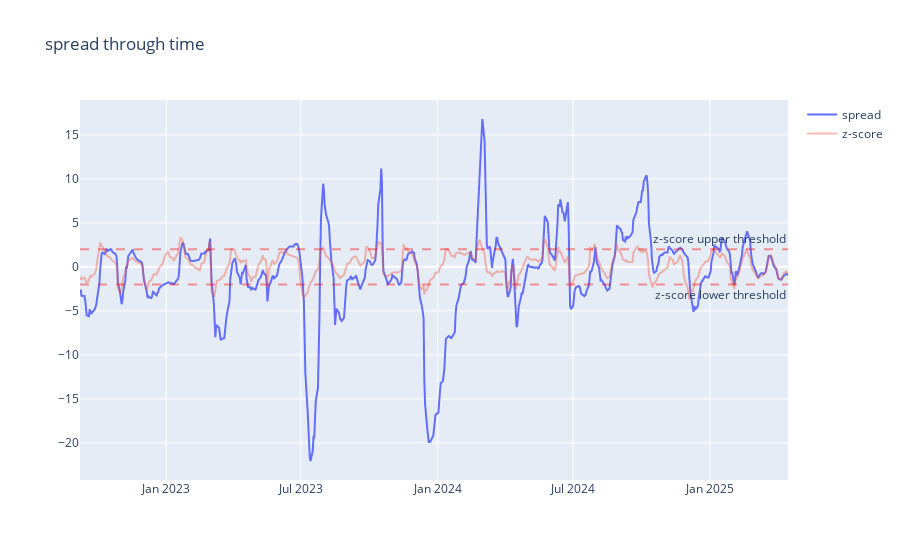

This figure's notebook cell:
### Code cell
from plotly.subplots import make_subplots
import plotly.graph_objects as go

fig = go.Figure()
fig.add_trace(go.Scatter(x=trade_df["timestamp"], y=trade_df["spread"], mode="lines", name=f"spread"))
fig.add_trace(go.Scatter(x=trade_df["timestamp"], y=trade_df["z_score"], mode="lines", name=f"z-score", opacity=0.4))
fig.add_hline(y=2, line_dash="dash", line_color="red", annotation_text="z-score upper threshold", annotation_position="top right", opacity=0.4)
fig.add_hline(y=-2, line_dash="dash", line_color="red", annotation_text="z-score lower threshold", annotation_position="bottom right", opacity=0.4)
fig.update_layout(title="spread through time")
fig.show()
# fig.write_html("html_plot/log_price.html")

### Figure 1 — Plotly figure (JSON) as saved in the notebook; plotly's stock layout.template omitted (floating-point values rounded to 4 significant figures; data arrays with more than 128 entries replaced by an {"elided": "..."} marker saying what was removed)
{"data": [{"mode": "lines", "name": "spread", "type": "scatter", "x": {"elided": "655 str values"}, "y": {"elided": "655 float values"}}, {"mode": "lines", "name": "z-score", "opacity": 0.4, "type": "scatter", "x": {"elided": "655 str values"}, "y": {"elided": "655 float values"}}], "layout": {"annotations": [{"showarrow": false, "text": "z-score upper threshold", "x": 1, "xanchor": "right", "xref": "x domain", "y": 2, "yanchor": "bottom", "yref": "y"}, {"showarrow": false, "text": "z-score lower threshold", "x": 1, "xanchor": "right", "xref": "x domain", "y": -2, "yanchor": "top", "yref": "y"}], "shapes": [{"line": {"color": "red", "dash": "dash"}, "opacity": 0.4, "type": "line", "x0": 0, "x1": 1, "xref": "x domain", "y0": 2, "y1": 2, "yref": "y"}, {"line": {"color": "red", "dash": "dash"}, "opacity": 0.4, "type": "line", "x0": 0, "x1": 1, "xref": "x domain", "y0": -2, "y1": -2, "yref": "y"}], "title": {"text": "spread through time"}}}
